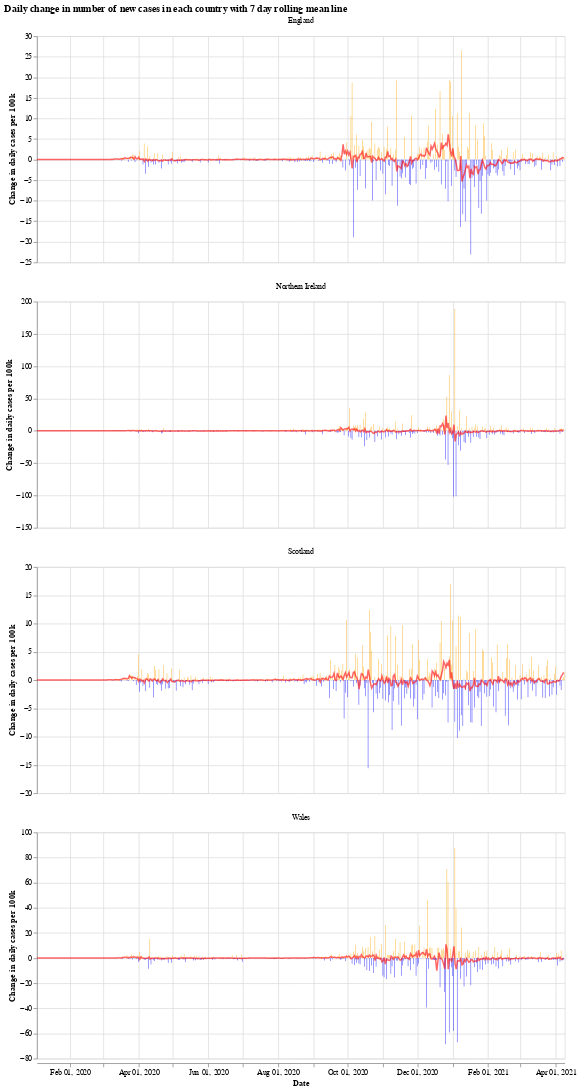

The code cell stored with this chart in its notebook:
### Markdown cell above
We will use the Python library `Altair` for visualising the data, see the [altair docs](https://altair-viz.github.io/) for more information.

First we have a graph which shows the daily change in the number of new cases for each country. This number jumps up and down all over the place, which is likely due to delay in reporting of new cases over the weekend. Another interesting thing is that it looks like the daily cases in Wales experienced a much shorter period of calm over the summer (calm in the sense of daily cases not jumping up and down).

The orange bars are days when the number of new cases (per 100k population) was more than the previous day, while the blue are days when the number of new cases dropped. The red line is the 7 day moving average. 

When the moving average line is below 0, it means that there is a consistent drop in new cases. We can see this clearly happening around the times that lockdowns were introduced (though, to varying degrees). I will update the graphs soon with a marker of when each lockdown started.

### Code cell
# collapse
import altair as alt

bars = alt.Chart(uk_cases).mark_bar().encode(
    x=alt.X("yearmonthdate(date):T", axis=alt.Axis(title='Date')),
    y=alt.Y("casesChangeRate:Q", axis=alt.Axis(title='Change in daily cases per 100k')),
    tooltip='casesChange',
    color=alt.condition(
        alt.datum.casesChangeRate > 0,
        alt.value("orange"),  # The positive color
        alt.value("blue")  # The negative color
    )
).properties(title='Daily change in number of new cases with 7 day rolling mean',width=700).interactive()

line = alt.Chart(uk_cases).mark_line(
    color='red',
    size=2,
    opacity=0.6
).transform_window(
    rolling_mean='mean(casesChangeRate)',
    frame=[0, 7],
    groupby=['areaName']
).encode(
    x='yearmonthdate(date):T',
    y='rolling_mean:Q'
)

alt.layer(bars, line, data=uk_cases).facet(alt.Column(
    'areaName', title=''), columns=1).resolve_scale(y='independent').properties(title='Daily change in number of new cases in each country with 7 day rolling mean line')

### Figure 1 — Vega-Lite specification as saved in the notebook (floating-point values rounded to 4 significant figures; data arrays with more than 128 entries replaced by an {"elided": "..."} marker saying what was removed)
{"config": {"view": {"continuousWidth": 400, "continuousHeight": 300}}, "data": {"name": "data-8aa578fece3fba87a22f7d2d65cb58fd"}, "facet": {"type": "nominal", "field": "areaName", "title": ""}, "spec": {"layer": [{"mark": "bar", "encoding": {"color": {"condition": {"value": "orange", "test": "(datum.casesChangeRate > 0)"}, "value": "blue"}, "tooltip": {"type": "quantitative", "field": "casesChange"}, "x": {"type": "temporal", "axis": {"title": "Date"}, "field": "date", "timeUnit": "yearmonthdate"}, "y": {"type": "quantitative", "axis": {"title": "Change in daily cases per 100k"}, "field": "casesChangeRate"}}, "selection": {"selector001": {"type": "interval", "bind": "scales", "encodings": ["x", "y"]}}, "title": "Daily change in number of new cases with 7 day rolling mean", "width": 700}, {"mark": {"type": "line", "color": "red", "opacity": 0.6, "size": 2}, "encoding": {"x": {"type": "temporal", "field": "date", "timeUnit": "yearmonthdate"}, "y": {"type": "quantitative", "field": "rolling_mean"}}, "transform": [{"window": [{"op": "mean", "field": "casesChangeRate", "as": "rolling_mean"}], "frame": [0, 7], "groupby": ["areaName"]}]}]}, "columns": 1, "resolve": {"scale": {"y": "independent"}}, "title": "Daily change in number of new cases in each country with 7 day rolling mean line", "$schema": "https://vega.github.io/schema/vega-lite/v4.8.1.json", "datasets": {"data-8aa578fece3fba87a22f7d2d65cb58fd": {"elided": "1848 records"}}}
